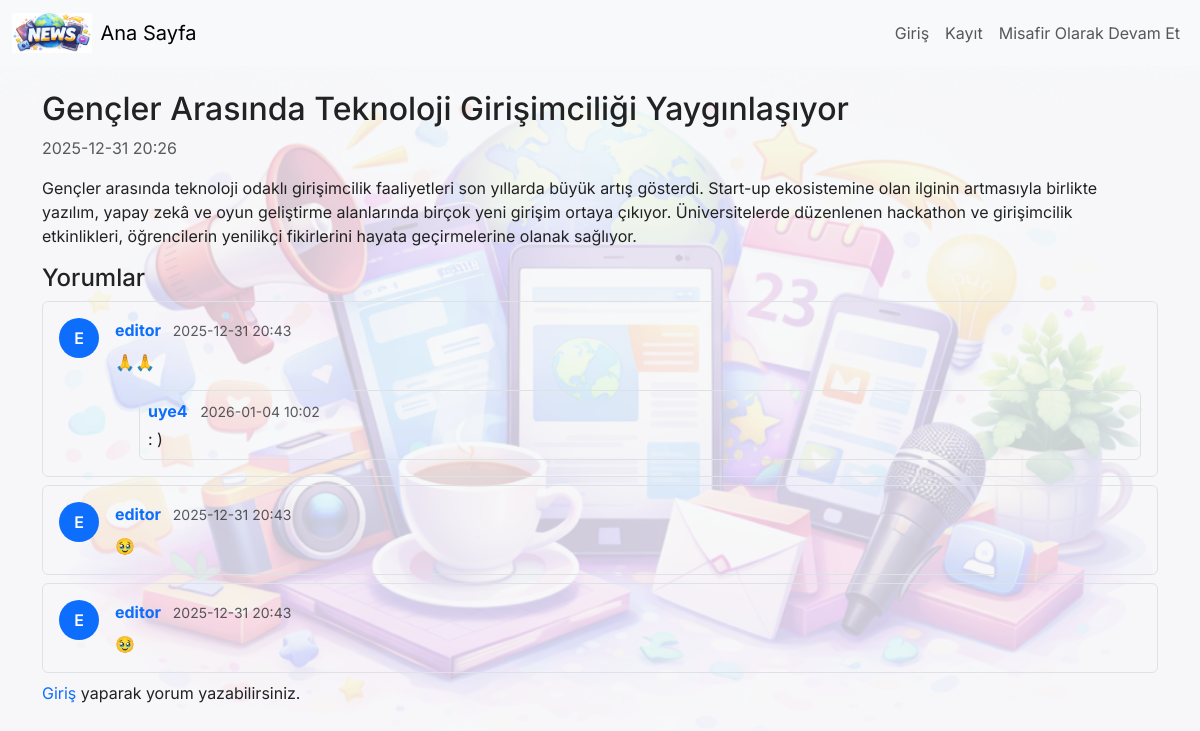
Page /news/4 on the committed database.
### models.py (models this page shows)
class News(db.Model):
    id = db.Column(db.Integer, primary_key=True)
    title = db.Column(db.String(200))
    content = db.Column(db.Text)
    created_at = db.Column(db.DateTime, default=datetime.utcnow)
    author_id = db.Column(db.Integer, db.ForeignKey("user.id"))
    category = db.Column(db.String(100), nullable=True)
    image = db.Column(db.String(200), nullable=True)
    bookmarks = db.relationship('Bookmark', back_populates='news', cascade='all, delete-orphan')

class Comment(db.Model):
    id = db.Column(db.Integer, primary_key=True)
    content = db.Column(db.Text)
    created_at = db.Column(db.DateTime, default=datetime.utcnow)
    user_id = db.Column(db.Integer, db.ForeignKey("user.id"))
    news_id = db.Column(db.Integer, db.ForeignKey("news.id"))
    parent_id = db.Column(db.Integer, db.ForeignKey('comment.id'), nullable=True)
    parent = db.relationship('Comment', remote_side=[id], backref=db.backref('replies', cascade='all, delete-orphan'))
    user = db.relationship('User', backref='comments')

class User(UserMixin, db.Model):
    id = db.Column(db.Integer, primary_key=True)
    username = db.Column(db.String(100), unique=True)
    email = db.Column(db.String(100), unique=True)
    password = db.Column(db.String(200))
    role = db.Column(db.String(20), default="uye")
    bookmarks = db.relationship('Bookmark', back_populates='user', cascade='all, delete-orphan')

### news.py (the view, shortened to what this page needs)
@news_bp.route("/news/<int:id>", methods=["GET", "POST"])
def news_detail(id):
    from models import News, Comment
    from extensions import db
    news = News.query.get_or_404(id)
    comments = Comment.query.filter_by(news_id=id, parent_id=None).order_by(Comment.created_at.asc()).all()
    return render_template("news_detail.html", news=news, comments=comments)

### app.py (called while the page is built)
@app.context_processor
def inject_watermark():
    uploads_dir = os.path.join(app.static_folder or '', 'uploads')
    watermark_file = None
    candidate = os.path.join(uploads_dir, 'watermark.png')
    if os.path.exists(candidate):
        watermark_file = 'watermark.png'
    else:
        if os.path.isdir(uploads_dir):
            for fname in os.listdir(uploads_dir):
                if 'chatgpt' in fname.lower():
                    watermark_file = fname
                    break
    return {'watermark_file': watermark_file}

### templates/news_detail.html (shortened to what this page needs)
{% extends 'base.html' %}
{% block content %}
  <h2>{{ news.title }}</h2>
  <p class="text-muted">{{ news.created_at.strftime('%Y-%m-%d %H:%M') }}</p>
  <p>{{ news.content }}</p>
  <h4>Yorumlar</h4>
  {% for c in comments %}
    <div class="border rounded p-3 mb-2">
      <div class="d-flex align-items-start">
        <div class="me-3">
          <div class="bg-primary text-white rounded-circle d-flex align-items-center justify-content-center" style="width:40px;height:40px;font-weight:600;">
            {{ c.user.username[0]|upper if c.user and c.user.username }}
          </div>
        </div>
        <div class="flex-grow-1">
          <div>
            <strong>
              {% if c.user %}
                <a href="{{ url_for('auth.user_profile', user_id=c.user.id) }}">{{ c.user.username }}</a>
              {% else %}
                Misafir
              {% endif %}
            </strong>
            <small class="text-muted ms-2">{{ c.created_at.strftime('%Y-%m-%d %H:%M') }}</small>
          </div>
          <div class="mt-2">{{ c.content }}</div>
          {% for r in c.replies %}
            <div class="mt-3 ms-4 p-2 border rounded">
              <strong><a href="{{ url_for('auth.user_profile', user_id=r.user.id) }}">{{ r.user.username }}</a></strong>
              <small class="text-muted ms-2">{{ r.created_at.strftime('%Y-%m-%d %H:%M') }}</small>
              <div class="mt-1">{{ r.content }}</div>
            </div>
          {% endfor %}
        </div>
      </div>
    </div>
  {% else %}
    <p>Henüz yorum yok.</p>
  {% endfor %}
  {% if current_user.is_authenticated %}
  <form method="post">
    <div class="mb-3">
      <textarea class="form-control" name="content" rows="3" required></textarea>
    </div>
    <button class="btn btn-primary" type="submit">Yorum Yap</button>
  </form>
  {% elif session.get('guest') %}
    <p>Yorum yapmak için kayıt ol veya giriş yap.</p>
  {% else %}
    <p><a href="{{ url_for('auth.login') }}">Giriş</a> yaparak yorum yazabilirsiniz.</p>
  {% endif %}
{% endblock %}

### rows in the picture
News: title "Gençler Arasında Teknoloji Girişimciliği Yaygınlaşıyor", created_at "2025-12-31 20:26", content "Gençler arasında teknoloji odaklı girişimcilik faaliyetleri son yıllarda büyük artış gösterdi. Start-up ekosistemine olan ilginin artmasıyla birlikte yazılım, yapay zekâ ve oyun geliştirme alanlarında birçok yeni girişim ortaya çıkıyor. Üniversitelerde düzenlenen hackathon ve girişimcilik etkinlikleri, öğrencilerin yenilikçi fikirlerini hayata geçirmelerine olanak sağlıyor."
Comment: user "E", user.username "editor", created_at "2025-12-31 20:43", content "🙏🙏"
Comment: user.username "uye4", created_at "2026-01-04 10:02", content ": )"
Comment: user "E", user.username "editor", created_at "2025-12-31 20:43", content "🥹"
Comment: user "E", user.username "editor", created_at "2025-12-31 20:43", content "🥹"
